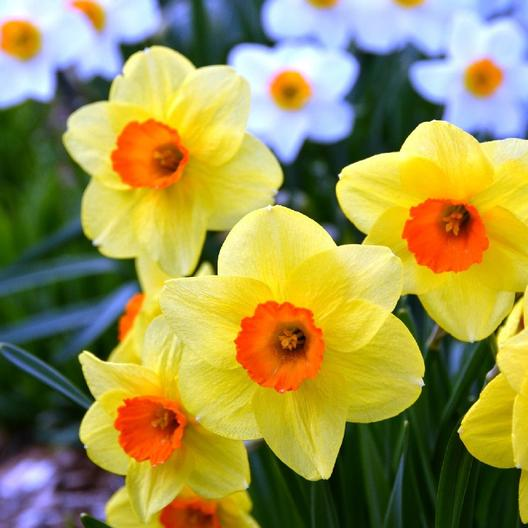
#> input picture 5.1 - Images Using Tricky Code Folder/Daffodils.jpg, 528 x 528 px
$ python 5_3_Three_Shapes_on_Three_Daffodils.py
#> lines starting #> are read from the running program, lines starting #| are printed output that depends on the picture
# -*- coding: utf-8 -*-
"""
Created on Wed May  6 17:27:20 2020

@author: bradleyevans
"""

import numpy as np
import cv2

# Read an Image.
img = cv2.imread('Daffodils.jpg',1)
#> img is the input picture: shape (528, 528, 3); mean B, G, R 80.1, 148.1, 156.9

# Drawing a Solid Circle.
img = cv2.circle(img,(446,234), 120, (128,128,128), -1)
# Drawing a Clear Circle.
img = cv2.circle(img,(290,344), 135, (0,255,0), 2)
# Drawing a Rectangular Bounding Box.
img = cv2.rectangle(img,(64,47),(281,281),(128,128,0),2)
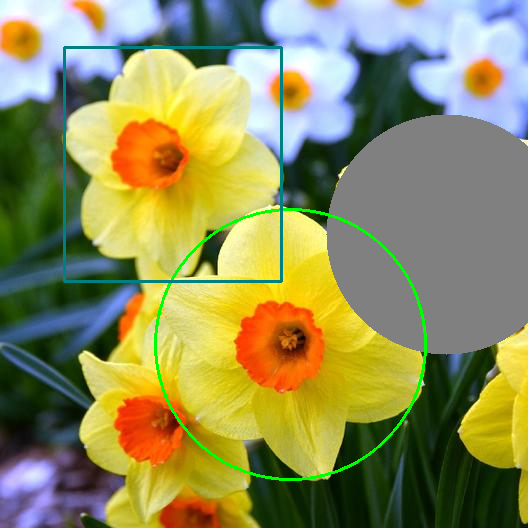
#> img: shape (528, 528, 3); mean B, G, R 90.3, 142, 142.8

# Display an Image.
title = 'Daffodils Covered by a Solid Circle, Clear Circle, and a Box'
print(title)
print(title+'.png')
cv2.imshow(title,img)

# This is a keyboard binding function. An infinite wait.
k = cv2.waitKey(0)
#> (key Esc is pressed here)

if k == 27:         # Wait for ESC key to exit.

    # This command simply destroys all the windows we created.
    cv2.destroyAllWindows()

elif k == ord('s'): # Wait for 's' key to save and exit.

    # Use this function to save an image.
    cv2.imwrite(title+'.png',img)

    # This command simply destroys all the windows we created.
    cv2.destroyAllWindows()
